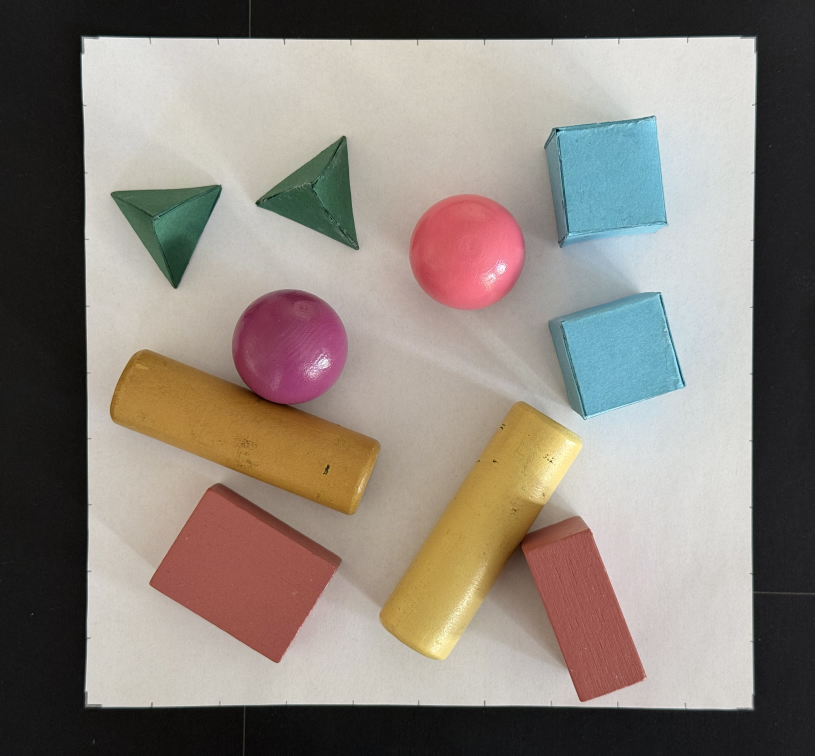
#> input picture images/image1.jpeg, 3258 x 3023 px (shown at 1/4 size)
$ python -i calibration.py   (imports and definitions only)
#> lines starting #> are read from the running program, lines starting #| are printed output that depends on the picture; after the words box and inside, x2 and y2 are one past the last pixel; in counts of white or black regions, pixels touching at a corner belong together
"""Calibration module: detect the white canvas and warp it to a top-down square.

The physical working area is an 18x18 cm matte WHITE CANVAS (the "wc") resting on
a larger black paper mat, which in turn sits on a light table. The strong white-
on-black contrast makes the canvas the dominant bright region in the frame, so it
is easy to isolate regardless of lighting. White L-brackets are printed on the
mat just outside the canvas corners as a visual aid, but detection relies on the
canvas itself, not on the brackets.

The canvas is the measured surface: it maps directly to the normalized unit
square, from (0.0, 0.0) at the top-left to (1.0, 1.0) at the bottom-right.

Pipeline:
    1. find_sheet_corners  -> locate the 4 corners of the white canvas
    2. order_corners       -> sort corners into a fixed order (TL, TR, BR, BL)
    3. warp_sheet          -> perspective-correct to a fixed-size square image
    4. pixel_to_normalized -> map warped pixel coordinates to (0.0-1.0) with the
                              TOP-LEFT corner as the origin, per the project
                              specification: (0,0) top-left to (1,1) bottom-right

Detection strategy (see find_sheet_corners for detail):
    - Primary: the white canvas is the largest bright blob on the dark mat. Otsu
      splits it cleanly; a 4-point perspective quad is fit to its contour. This is
      accurate whenever the canvas edges are unobstructed.
    - Dent repair: an object overhanging a canvas edge pushes one detected corner
      inward, making the quad non-parallelogram. The most-skewed corner is
      detected and reconstructed from the other three under the assumption that
      the canvas images as a near-parallelogram, so a single occluded corner no
      longer distorts the warp.
    - Temporal lock: the caller may pass the previous good quad so a momentarily
      failed frame reuses the last known-good warp during a live video loop.
"""

import cv2
import numpy as np


def _white_mask(blurred):
    """Threshold the bright canvas and brackets out of the dark mat via Otsu.

    The white canvas and white L-brackets are the dominant bright regions against
    the black mat, so Otsu picks a data-driven split that is robust to overall
    exposure. A morphological open removes speckle, and a close fills small gaps
    (e.g. where a dark object sits on the canvas) so the canvas stays one blob.

    Args:
        blurred: Grayscale, blurred source image.

    Returns:
        A single-channel uint8 mask (0 or 255) of the bright regions.
    """
    kernel = cv2.getStructuringElement(cv2.MORPH_ELLIPSE, (7, 7))
    _, mask = cv2.threshold(
        blurred, 0, 255, cv2.THRESH_BINARY + cv2.THRESH_OTSU
    )
    mask = cv2.morphologyEx(mask, cv2.MORPH_OPEN, kernel)
    mask = cv2.morphologyEx(mask, cv2.MORPH_CLOSE, kernel)
    return mask


def _contour_to_quad(contour):
    """Reduce a contour to a 4-corner perspective quad.

    The canvas appears as a trapezoid under the tilted webcam, so a perspective
    quad (four free corners) fits it better than an axis-aligned box. We sweep a
    range of approxPolyDP tolerances and accept the first that yields exactly four
    vertices. If none does (e.g. the contour is dented by an overhanging object),
    we fall back to the minimum-area rotated rectangle, which ignores small local
    dents at the cost of not following perspective exactly.

    Args:
        contour: An OpenCV contour (Nx1x2 int array).

    Returns:
        A (4, 2) float32 array of corner points.
    """
    perimeter = cv2.arcLength(contour, True)
    for eps_factor in np.linspace(0.02, 0.08, 7):
        approx = cv2.approxPolyDP(contour, eps_factor * perimeter, True)
        if len(approx) == 4:
            return approx.reshape(4, 2).astype(np.float32)
    return cv2.boxPoints(cv2.minAreaRect(contour)).astype(np.float32)


def _find_canvas_quad(mask, image_area, min_area_ratio):
    """Find the white canvas as the largest bright blob and reduce it to a quad.

    Args:
        mask: Binary mask of bright regions (canvas + brackets + bright objects).
        image_area: Total pixel area of the source image.
        min_area_ratio: Minimum canvas area as a fraction of the image. Guards
            against locking onto a small bright object when the canvas is hidden.

    Returns:
        A (4, 2) float32 array of canvas corners (unordered), or None.
    """
    contours, _ = cv2.findContours(
        mask, cv2.RETR_EXTERNAL, cv2.CHAIN_APPROX_SIMPLE
    )
    if not contours:
        return None

    canvas = max(contours, key=cv2.contourArea)
    if cv2.contourArea(canvas) / image_area < min_area_ratio:
        return None

    return _contour_to_quad(canvas)


def _corner_angle_errors(ordered):
    """Return each corner's deviation from a right angle, in degrees.

    A canvas viewed under mild perspective images as a near-parallelogram, whose
    interior angles stay close to 90 degrees. When an object overhangs an edge it
    pulls one detected corner inward, collapsing that corner's angle well away
    from 90. Measuring per-corner angle error therefore pinpoints the dented
    corner.

    Args:
        ordered: (4, 2) float32 corners in [TL, TR, BR, BL] order.

    Returns:
        A length-4 float array of absolute angle errors (degrees) per corner.
    """
    errors = np.zeros(4, dtype=np.float32)
    for i in range(4):
        prev_edge = ordered[(i - 1) % 4] - ordered[i]
        next_edge = ordered[(i + 1) % 4] - ordered[i]
        cos_angle = np.dot(prev_edge, next_edge) / (
            np.linalg.norm(prev_edge) * np.linalg.norm(next_edge) + 1e-6
        )
        angle = np.degrees(np.arccos(np.clip(cos_angle, -1.0, 1.0)))
        errors[i] = abs(angle - 90.0)
    return errors


def _repair_dented_corner(canvas_quad, max_angle_error):
    """Reconstruct a single occluded corner from the other three.

    If the worst corner's angle error exceeds the tolerance, that corner is
    assumed to be dented by an overhanging object and is rebuilt under the
    parallelogram assumption: the dented corner equals the sum of its two
    neighbors minus the opposite corner. With only one bad corner the other three
    are trustworthy, so this restores the true canvas quad. If no corner is bad
    enough, the quad is returned unchanged.

    Args:
        canvas_quad: (4, 2) float32 canvas corners (any order).
        max_angle_error: Degrees of right-angle deviation above which a corner is
            treated as dented and reconstructed.

    Returns:
        A (4, 2) float32 array of corners in [TL, TR, BR, BL] order.
    """
    ordered = order_corners(canvas_quad)
    errors = _corner_angle_errors(ordered)
    worst = int(np.argmax(errors))
    if errors[worst] <= max_angle_error:
        return ordered

    # Parallelogram closure: a corner equals (its two neighbors) minus (the
    # opposite corner). Neighbors of index i are (i-1) and (i+1); opposite is
    # (i+2), all modulo 4 around the ordered quad.
    prev_corner = ordered[(worst - 1) % 4]
    next_corner = ordered[(worst + 1) % 4]
    opposite = ordered[(worst + 2) % 4]
    repaired = ordered.copy()
    repaired[worst] = prev_corner + next_corner - opposite
    return repaired


def find_sheet_corners(
    img_bgr,
    min_area_ratio=0.05,
    repair_dents=True,
    max_angle_error=8.0,
    prev_corners=None,
):
    """Detect the 4 corners of the white canvas.

    The white canvas is the measured surface and maps directly to the unit square.

    Strategy:
        1. Primary - canvas blob: Otsu isolates the bright canvas on the dark mat;
           its contour is reduced to a 4-point perspective quad. This alone is
           accurate whenever the canvas edges are unobstructed.
        2. Dent repair: if one corner's angle deviates too far from the expected
           near-right angle (an object overhanging and denting that corner), it is
           reconstructed from the other three under the parallelogram assumption.
        3. Fallback - previous frame: if detection fails outright and the caller
           supplies prev_corners, those are returned so a live loop can hold the
           last good warp through a momentary failure.

    Args:
        img_bgr: Input image in BGR color space.
        min_area_ratio: Minimum canvas area as a fraction of the whole image.
        repair_dents: If True, reconstruct a single corner dented by an overhang.
        max_angle_error: Degrees of right-angle deviation above which the worst
            corner is treated as dented and reconstructed.
        prev_corners: Optional (4, 2) corners from the previous frame, returned
            as a last resort if the current frame yields no canvas.

    Returns:
        A (4, 2) float32 array of corner points, or None (and not prev_corners)
        if no canvas could be found.
    """
    img_h, img_w = img_bgr.shape[:2]
    image_area = img_h * img_w

    gray = cv2.cvtColor(img_bgr, cv2.COLOR_BGR2GRAY)
    blurred = cv2.GaussianBlur(gray, (5, 5), 0)
    mask = _white_mask(blurred)

    canvas_quad = _find_canvas_quad(mask, image_area, min_area_ratio)
    if canvas_quad is None:
        return prev_corners

    if repair_dents:
        canvas_quad = _repair_dented_corner(canvas_quad, max_angle_error)

    return canvas_quad


def order_corners(pts):
    """Order 4 points consistently as top-left, top-right, bottom-right, bottom-left.

    Uses the classic sum/difference trick:
        - top-left has the smallest (x + y)
        - bottom-right has the largest (x + y)
        - top-right has the smallest (y - x)
        - bottom-left has the largest (y - x)

    Args:
        pts: A (4, 2) array of corner points in any order.

    Returns:
        A (4, 2) float32 array ordered [TL, TR, BR, BL].
    """
    pts = np.asarray(pts, dtype=np.float32)
    ordered = np.zeros((4, 2), dtype=np.float32)

    s = pts.sum(axis=1)
    ordered[0] = pts[np.argmin(s)]  # top-left
    ordered[2] = pts[np.argmax(s)]  # bottom-right

    diff = np.diff(pts, axis=1).ravel()  # y - x
    ordered[1] = pts[np.argmin(diff)]  # top-right
    ordered[3] = pts[np.argmax(diff)]  # bottom-left

    return ordered


# [43 lines left out: functions warp_sheet, pixel_to_normalized, not called in this run]

>>> import cv2
>>> picture = cv2.imread('../images/image1.jpeg')
#> picture is the input picture: shape (3023, 3258, 3); mean B, G, R 123, 130.7, 139.2
>>> result = find_sheet_corners(picture)
#> in find_sheet_corners, `gray = cv2.cvtColor(img_bgr, cv2.COLOR_BGR2GRAY)`:
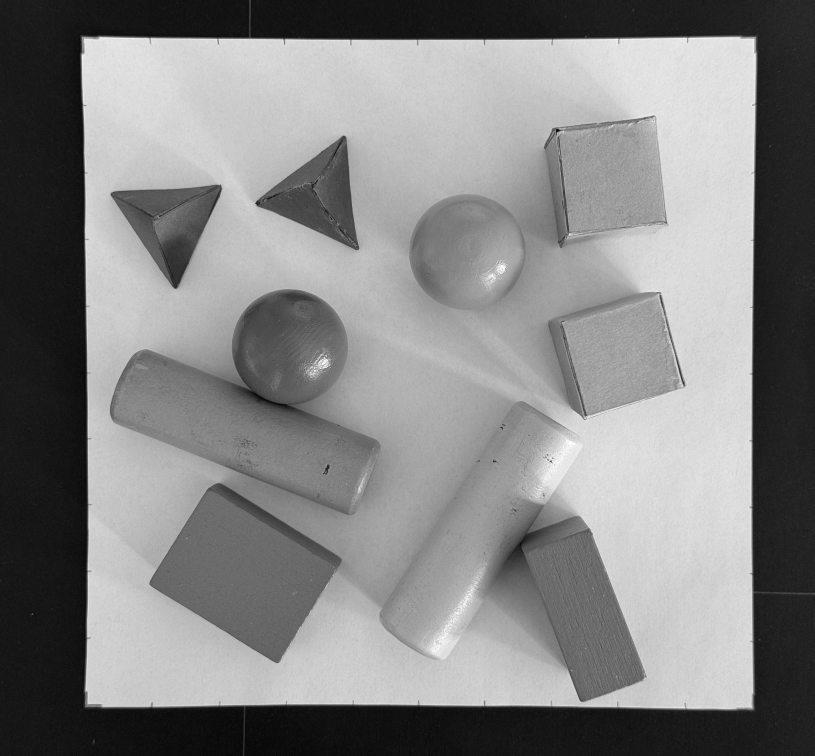
#> gray: shape (3023, 3258) (shown at 1/4 size); min 0, max 255, mean 132.3
#> in _white_mask, `_, mask = cv2.threshold( blurred, 0, 255, cv2.THRESH_BINARY + cv2.THRE..`:
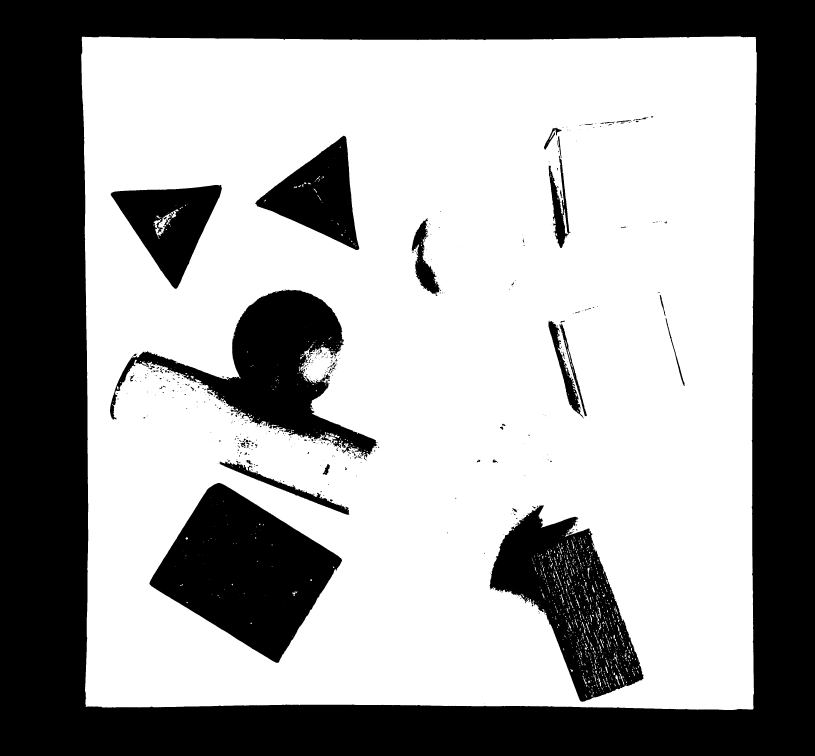
#> mask: shape (3023, 3258) (shown at 1/4 size); 62.4% white; 522 black regions (393 under 20 px), largest, box (x1, y1, x2, y2) and area: (0, 0, 3258, 3023) 2711957, (598, 1932, 1368, 2651) 300084, (440, 1158, 1509, 1842) 223487
#> in _white_mask, `mask = cv2.morphologyEx(mask, cv2.MORPH_OPEN, kernel)`:
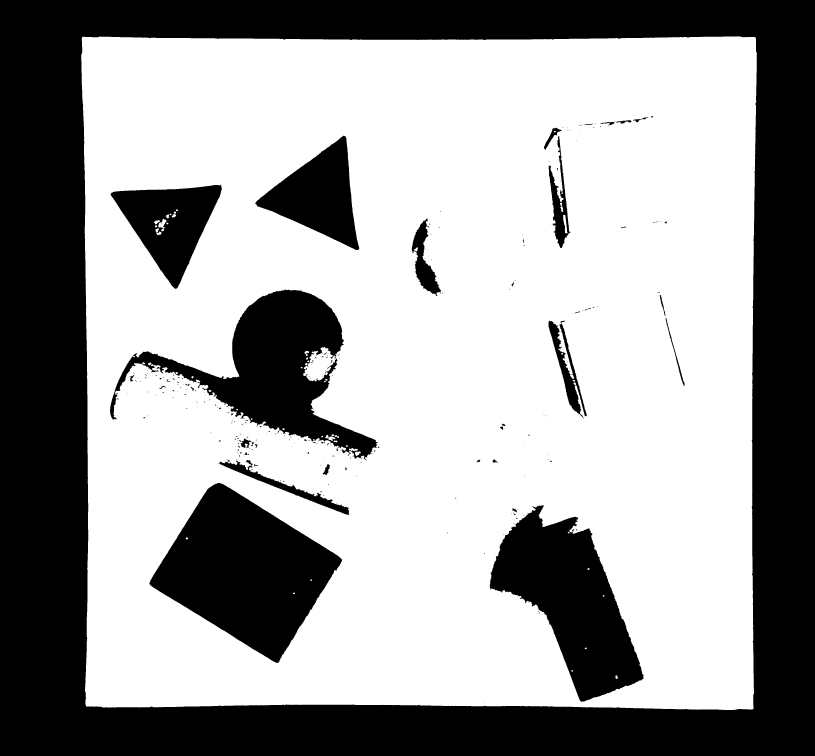
#> mask: shape (3023, 3258) (shown at 1/4 size); 62.1% white; 285 black regions (219 under 20 px), largest, box (x1, y1, x2, y2) and area: (0, 0, 3258, 3023) 2712025, (598, 1932, 1368, 2651) 300582, (440, 1158, 1511, 1842) 235509
#> in _white_mask, `mask = cv2.morphologyEx(mask, cv2.MORPH_CLOSE, kernel)`:
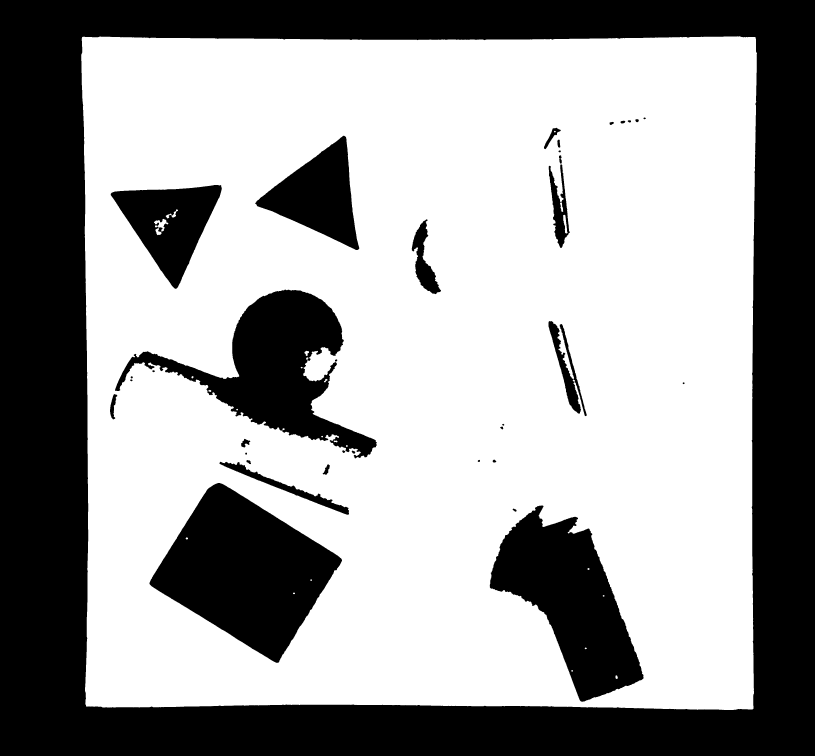
#> mask: shape (3023, 3258) (shown at 1/4 size); 62.2% white; 37 black regions
#> in _find_canvas_quad, `contours, _ = cv2.findContours( mask, cv2.RETR_EXTERNAL, cv2.CHAIN_APP..`: contours = 1 contour; box (x1, y1, x2, y2) and area: (325, 145, 3028, 2840) 7131585
#> in _find_canvas_quad, `canvas = max(contours, key=cv2.contourArea)`: canvas = contour of 1081 points, box (x1, y1, x2, y2) (325, 145, 3028, 2840), area 7131585
#> in _contour_to_quad, `perimeter = cv2.arcLength(contour, True)`: perimeter = 10954.8
#> the loop in _contour_to_quad, `for eps_factor in np.linspace(0.02, 0.08, 7):` made 1 pass
#> approx on pass 1: [[3022, 150], [329, 148], [344, 2824], [3011, 2836]]
#> in find_sheet_corners, `canvas_quad = _find_canvas_quad(mask, image_area, min_area_ratio)`: canvas_quad = [[3022, 150], [329, 148], [344, 2824], [3011, 2836]]
#> in order_corners, `pts = np.asarray(pts, dtype=np.float32)`: pts has the same summary as canvas_quad in find_sheet_corners
#> in order_corners, `s = pts.sum(axis=1)`: s = [3172, 477, 3168, 5847]
#> in order_corners, `diff = np.diff(pts, axis=1).ravel()`: diff = [-2872, -181, 2480, -175]
#> in _repair_dented_corner, `ordered = order_corners(canvas_quad)`: ordered = [[329, 148], [3022, 150], [3011, 2836], [344, 2824]]
#> the loop in _corner_angle_errors, `for i in range(4):` made 4 passes
#> (prev_edge, next_edge, cos_angle, angle) on passes 1 to 4: ([15, 2676], [2693, 2], 0.00635, 89.64), ([-2693, -2], [-11, 2686], 0.00335, 89.81), ([11, -2686], [-2667, -12], 0.000404, 89.98), ([2667, 12], [-15, -2676], -0.0101, 90.58)
#> after the loop in _corner_angle_errors, `for i in range(4):`: errors = [0.364, 0.192, 0.0232, 0.579]
#> in _repair_dented_corner, `worst = int(np.argmax(errors))`: worst = 3
#> in find_sheet_corners, `canvas_quad = _repair_dented_corner(canvas_quad, max_angle_error)`: canvas_quad has the same summary as ordered in _repair_dented_corner
#> result has the same summary as ordered in _repair_dented_corner
